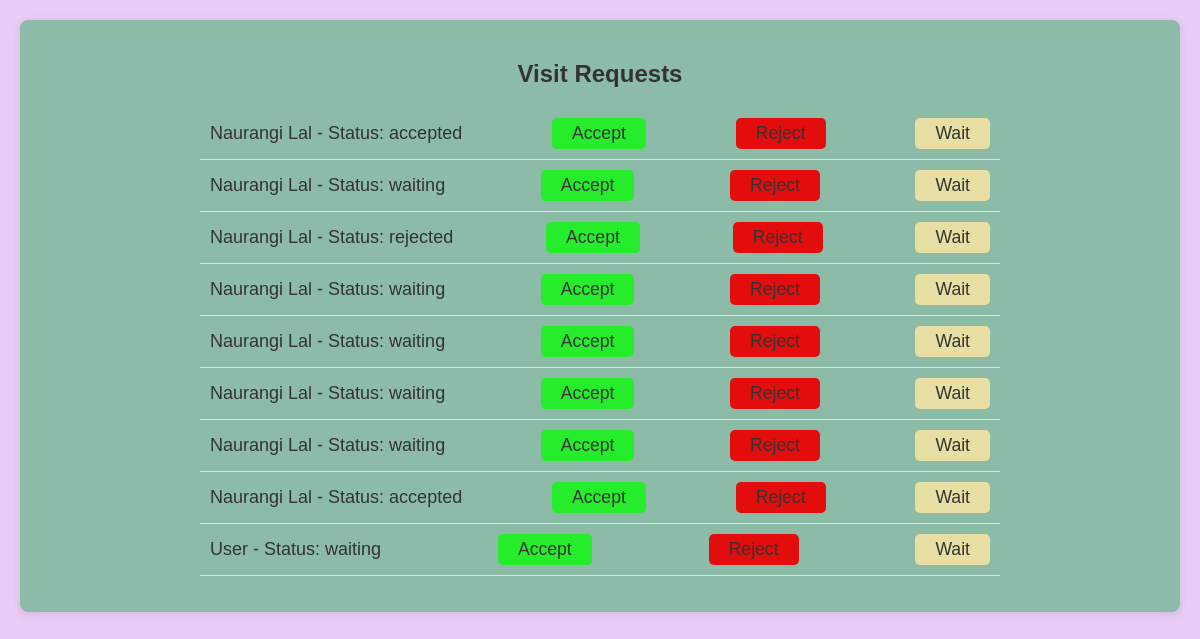
Screenshot of /requests/ (signed in) with the database file from the repository.
### app/models.py (models this page shows, shortened)
class VisitRequest(models.Model):
    STATUS_CHOICES = [
        ('waiting', 'Waiting'),
        ('accepted', 'Accepted'),
        ('rejected', 'Rejected'),
    ]
    visitor = models.ForeignKey(Visitor, on_delete=models.CASCADE)
    receiver = models.ForeignKey(User, on_delete=models.CASCADE)
    status = models.CharField(max_length=10, choices=STATUS_CHOICES, default='waiting')
    created_at = models.DateTimeField(auto_now_add=True)

class Visitor(models.Model):
    name = models.CharField(max_length=100)
    email = models.EmailField()
    purpose_of_visit = models.TextField()
    visit_date = models.DateField()
    created_at = models.DateTimeField(auto_now_add=True)

### app/views.py (the view)
# urls.py: path('requests/', views.request_list, name='request_list'),
def request_list(request):
    visit_requests = VisitRequest.objects.filter(receiver=request.user)
    return render(request, 'req_list.html', {'visit_requests': visit_requests})

### app/templates/req_list.html (shortened to what this page needs)
{% load static %}
<!DOCTYPE html>
<html lang="en">
<head>
    <link rel="stylesheet" href="{% static 'styles/style.css' %}" />
</head>
<body>
    <div class="lists">
        <div class="list">
            <h2>Visit Requests</h2>
        <ul>
            {% for request in visit_requests %}
                <li>
                    {{ request.visitor.name }} - Status: {{ request.status }}
                    <button class="accept"><a href="{% url 'visitor_management:handle_request' request.id 'accept' %}">Accept</a></button>
                    <button class="reject"><a href="{% url 'visitor_management:handle_request' request.id 'reject' %}">Reject</a></button>
                    <button class="wait"><a href="{% url 'visitor_management:handle_request' request.id 'wait' %}">Wait</a></button>
                </li>
            {% empty %}
                <li>No visit requests yet.</li>
            {% endfor %}
        </ul>
        </div>
    </div>
</body>
</html>

### static/styles/style.css (style rules this page uses)
body { margin: 0; padding: 0; box-sizing: border-box; background-color: #eaccf7; font-family: Arial, sans-serif; }
.lists { background-color: #8cbca7; box-shadow: 0 2px 10px rgba(0, 0, 0, 0.1); border-radius: 8px; }
.list { max-width: 800px; margin-left: 10rem; background-color: #8cbca7; border-radius: 8px; }
h2 { text-align: center; color: #333; }
ul { list-style-type: none; padding: 0; }
li { padding: 10px; border-bottom: 1px solid #ddd; display: flex; justify-content: space-between; align-items: center; color: #333; }
li a { color: #333; text-decoration: none; }
.accept { padding:5px 20px; background-color: #25ed2c; text-decoration: none; color: rgb(0, 0, 0); border: none; border-radius: 5px; font-size: 1.1rem; cursor: pointer; transition: background-color 0.3s ease; }
.reject { padding:5px 20px; background-color: #e30d0d; text-decoration: none; color: rgb(0, 0, 0); border: none; border-radius: 5px; font-size: 1.1rem; cursor: pointer; transition: background-color 0.3s ease; }
.wait { padding:5px 20px; background-color: #e7dfa4; text-decoration: none; color: rgb(0, 0, 0); border: none; border-radius: 5px; font-size: 1.1rem; cursor: pointer; transition: background-color 0.3s ease; }
@media screen and (min-width: 1025px) { .lists { padding: 20px; margin: 20px; } }
@media screen and (min-width: 1025px) { h2 { font-size: 24px; } }
@media screen and (min-width: 1025px) { li { font-size: 18px; } }
@media screen and (min-width: 1025px) { button { margin-left: 20px; } }

### rows the page displays
VisitRequest: visitor.name "Naurangi Lal", status "accepted"
VisitRequest: visitor.name "Naurangi Lal", status "waiting"
VisitRequest: visitor.name "Naurangi Lal", status "rejected"
VisitRequest: visitor.name "Naurangi Lal", status "waiting"
VisitRequest: visitor.name "Naurangi Lal", status "waiting"
VisitRequest: visitor.name "Naurangi Lal", status "waiting"
VisitRequest: visitor.name "Naurangi Lal", status "waiting"
VisitRequest: visitor.name "Naurangi Lal", status "accepted"
VisitRequest: visitor.name "User", status "waiting"
